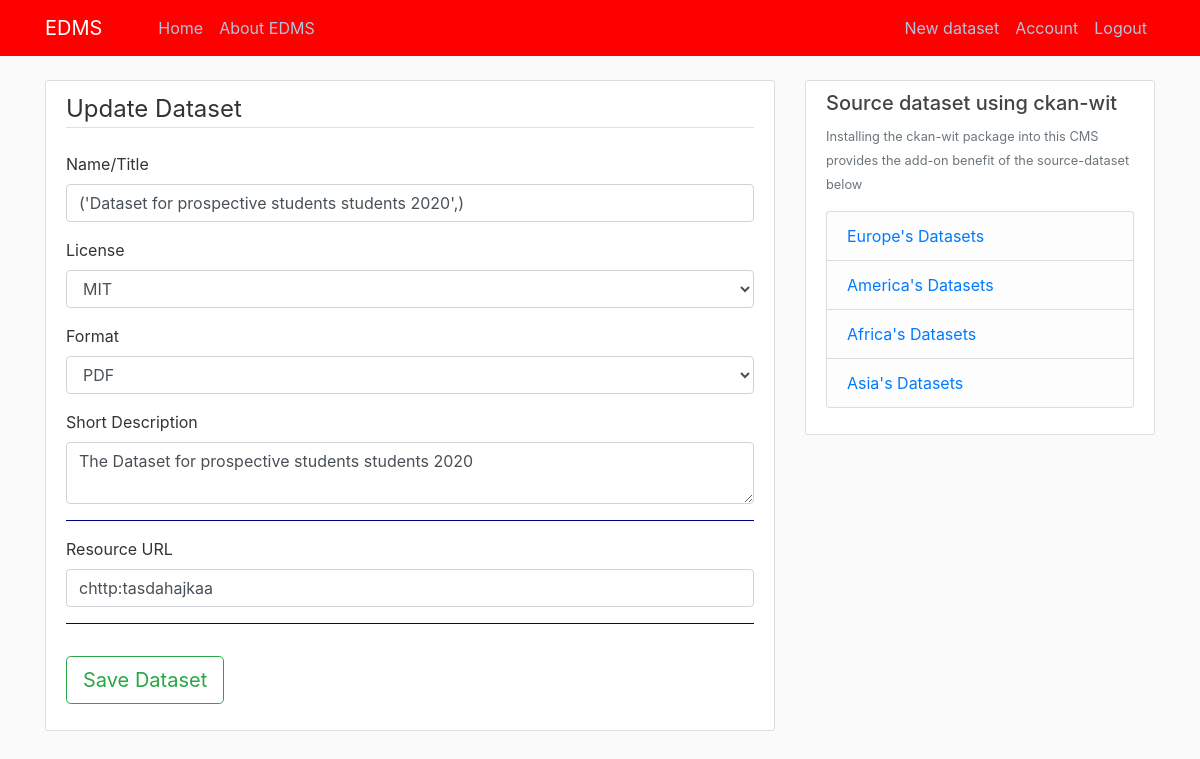
Page /dataset/details/3/update (signed in) on the committed database.
### edms/models.py (models this page shows, shortened)
class Dataset(db.Model):
    id = db.Column(db.Integer, primary_key=True)
    name_or_title = db.Column(db.String(120), nullable=False)
    distribution_license = db.Column(db.String(30), nullable=False)
    format = db.Column(db.String(30), nullable=False)
    description = db.Column(db.Text, nullable=False)
    download_url = db.Column(db.Text, nullable=False)
    date_added = db.Column(db.DateTime, nullable=False, default=datetime.utcnow)
    user_id = db.Column(db.Integer, db.ForeignKey('user.id'), nullable=False)

### edms/datasets/routes.py (the view)
@datasets.route('/dataset/details/<int:dataset_id>/update', methods=['GET', 'POST'])
@login_required
def dataset_update(dataset_id):
    dataset = Dataset.query.get_or_404(dataset_id)
    if dataset.owner != current_user:
        abort(403)
    form = AddDatasetForm()
    if form.validate_on_submit():
        dataset.name_or_title = form.name_or_title.data
        dataset.distribution_license = form.distribution_license.data
        dataset.format = form.format.data
        dataset.description = form.description.data
        dataset.download_url = form.download_url.data
        db.session.commit()
        flash('dataset successfully updated', 'success')
        return redirect(url_for('datasets.dataset_details', dataset_id=dataset_id))
    elif request.method == 'GET':
        form.name_or_title.data = dataset.name_or_title,
        form.distribution_license.data = dataset.distribution_license,
        form.format.data = dataset.format,
        form.description.data = dataset.description
        form.download_url.data = dataset.download_url
    return render_template('pages/add_dataset.html',
                           title='Update Dataset',
                           form=form,
                           legend='Update Dataset'
                           )

### edms/models.py (called while the page is built)
@login_manager.user_loader
def load_user(user_id):
    return User.query.get(int(user_id))

### edms/templates/pages/add_dataset.html (shortened to what this page needs)
{% extends 'base.html' %}
{% block content %}
    <div class="content-section">
        <form action="" method="post">
            <fieldset class="form-group">
                <legend class="border-bottom mb-4">{{ legend }}</legend>
                <div class="form-group">
                    {{ form.name_or_title.label(class='form-control-label') }}
                     {% if form.name_or_title.errors %}
                        {{ form.name_or_title(class='form-control form-control.lg is-invalid') }}
                        <div class="invalid-feedback">
                            {% for error in form.name_or_title.errors %}
                                <span>{{ error }}</span>
                            {% endfor %}
                        </div>
                    {% else %}
                        {{ form.name_or_title(class='form-control form-control.lg') }}
                    {% endif %}
                </div>
                <div class="form-group">
                    {{ form.distribution_license.label(class='form-control-label') }}
                     {% if form.distribution_license.errors %}
                        {{ form.distribution_license(class='form-control form-control.lg is-invalid') }}
                        <div class="invalid-feedback">
                            {% for error in form.distribution_license.errors %}
                                <span>{{ error }}</span>
                            {% endfor %}
                        </div>
                    {% else %}
                        {{ form.distribution_license(class='form-control form-control.lg') }}
                    {% endif %}
                </div>
                <div class="form-group">
                    {{ form.format.label(class='form-control-label') }}
                     {% if form.format.errors %}
                        {{ form.format(class='form-control form-control.lg is-invalid') }}
                        <div class="invalid-feedback">
                            {% for error in form.format.errors %}
                                <span>{{ error }}</span>
                            {% endfor %}
                        </div>
                    {% else %}
                        {{ form.format(class='form-control form-control.lg') }}
                    {% endif %}
                </div>
                <div class="form-group">
                    {{ form.description.label(class='form-control-label') }}
                     {% if form.description.errors %}
                        {{ form.description(class='form-control form-control.lg is-invalid') }}
                        <div class="invalid-feedback">
                            {% for error in form.description.errors %}
                                <span>{{ error }}</span>
                            {% endfor %}
                        </div>
                    {% else %}
                        {{ form.description(class='form-control form-control.lg') }}
                    {% endif %}
                </div>
                <hr style="border-color: #000080">
                 <div class="form-group">
                    {{ form.download_url.label(class='form-control-label') }}
                     {% if form.download_url.errors %}
                        {{ form.download_url(class='form-control form-control.lg is-invalid') }}
                        <div class="invalid-feedback">
                            {% for error in form.download_url.errors %}
                                <span>{{ error }}</span>
                            {% endfor %}
                        </div>
                    {% else %}
                        {{ form.download_url(class='form-control form-control.lg') }}
                    {% endif %}
                </div>
                <hr style="border-color: #000080">
            </fieldset>
            <div class="form-group">
                    {{ form.submit(class='btn btn-outline-success btn-lg') }}
            </div>
        </form>
    </div>
{% endblock content %}

### edms/static/custom_styles.css (style rules this page uses)
html { height: 100%; margin: 0; }
body { background: #fafafa; color: #333333; padding: 0; margin-top: 5rem; }
.content-section { background: #ffffff; padding: 10px 20px; border: 1px solid #dddddd; border-radius: 3px; margin-bottom: 20px; }

### rows in the picture
Dataset: name_or_title "('Dataset for prospective students students 2020',)", distribution_license "MIT", format "PDF", description "The Dataset for prospective students students 2020", download_url "chttp:tasdahajkaa"

### other values in the picture
{{ legend }} "Update Dataset"
